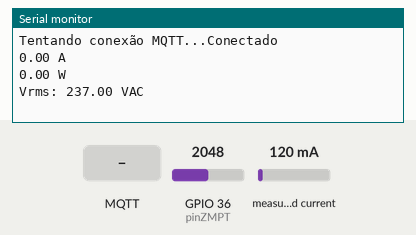
Recording of a sketch running on a simulated ESP32. Parts: the last lines printed to the serial monitor. Inputs (shaded band) come from the test bench; at power-on: GPIO 36 (pinZMPT) = 2048, measured current 120 mA (analog values on the 0–4095 scale). WiFi joins after 1.5 s; servers stay silent unless stated; no MQTT or app messages arrive unless stated.

Above: at 2.7 s.
2.8 s: MQTT message "1" arrives on the first subscribed topic
At 2.98 s:
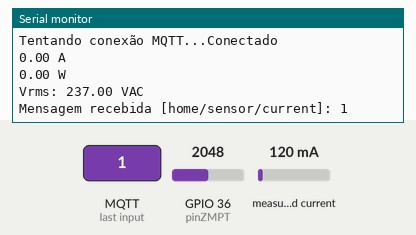
4.3 s: MQTT message "on" arrives on the first subscribed topic
At 5.54 s:
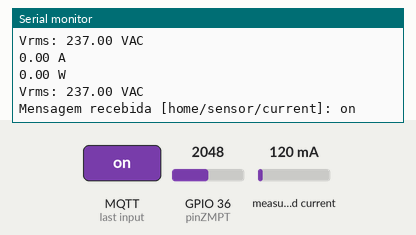
6.8 s: MQTT message "off" arrives on the first subscribed topic
At 8.1 s:
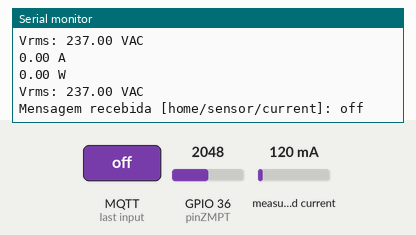
9.4 s: MQTT message "1" arrives on the second subscribed topic
At 10.66 s:
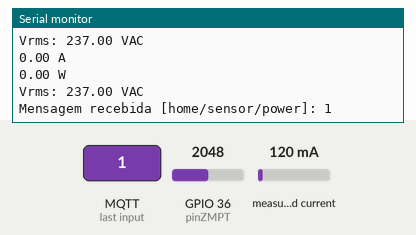
12.0 s: MQTT message "on" arrives on the second subscribed topic
At 13.22 s:
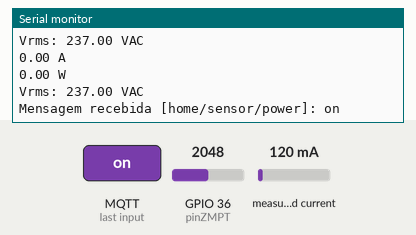
14.5 s: MQTT message "off" arrives on the second subscribed topic
At 15.78 s:
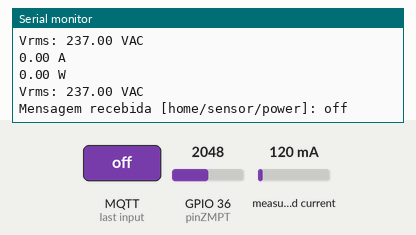

Measured:
- after the input at 2.8 s, the serial monitor: prints a new line at once (image 1)
- after the input at 4.3 s, the serial monitor: prints a new line after 1.1 s (image 2)
- after the input at 6.8 s, the serial monitor: prints a new line after 1.2 s (image 3)
- after the input at 9.4 s, the serial monitor: prints a new line after 1.1 s (image 4)
- after the input at 12.0 s, the serial monitor: prints a new line after 1.1 s (image 5)
- after the input at 14.5 s, the serial monitor: prints a new line after 1.1 s (image 6)

The sketch:

espsctzmptmqtt.ino
```cpp
#include <WiFiManager.h> // Biblioteca para gerenciar conexões Wi-Fi
#include <PubSubClient.h> // Biblioteca para gerenciar cliente MQTT
#include <WiFi.h> // Biblioteca para funcionalidades Wi-Fi no ESP32
#include <WiFiClientSecure.h> // Biblioteca para clientes Wi-Fi seguros (TLS)
#include <EmonLib.h> // Biblioteca para medições de energia

// Configurações do MQTT
const char* mqtt_server = "6a100913b4c6440fb83678b718a03f49.s1.eu.hivemq.cloud"; // Endereço do servidor MQTT
const int mqtt_port = 8883; // Porta do servidor MQTT
const char* mqtt_username = "amaral"; // Nome de usuário do MQTT
const char* mqtt_password = "22051978"; // Senha do MQTT
const char* mqtt_topic_current = "home/sensor/current"; // Tópico MQTT para corrente
const char* mqtt_topic_power = "home/sensor/power"; // Tópico MQTT para potência
const char* mqtt_topic_voltage = "home/sensor/voltage"; // Tópico MQTT para tensão

WiFiClientSecure espClient; // Usar WiFiClientSecure para TLS
PubSubClient client(espClient); // Cliente MQTT utilizando o cliente Wi-Fi seguro

WiFiManager wm; // Instância do WiFiManager para gerenciar conexões Wi-Fi

// Instâncias dos sensores
EnergyMonitor SCT013; // Instância do sensor de corrente

// Configurações dos pinos
const int pinSCT = 34; // Pino analógico conectado ao SCT-013 no ESP32
const int pinZMPT = 36; // Pino VP (ADC 36) no ESP32 para o ZMPT101B

// Configurações do sensor de corrente
const int tensao = 127; // Tensão da rede elétrica (Ajuste conforme necessário)
double potencia; // Variável para armazenar a potência

// Configurações do sensor de tensão
const int numReadings = 100; // Número de leituras para a média
int readings[numReadings]; // Array para armazenar leituras
int readIndex = 0; // Índice atual do array
unsigned long total = 0; // Soma das leituras
float smoothedValue = 0; // Valor suavizado
int adc_max1 = 4095; // Valor máximo do ADC encontrado
int adc_min1 = 1600; // Valor mínimo do ADC encontrado
float volt_multi = 250; // Multiplicador de tensão
float volt_multi_p; // Multiplicador positivo de tensão
float volt_multi_n; // Multiplicador negativo de tensão
float volt_rms1 = 0; // Variável para armazenar a tensão RMS

void setup() {
  Serial.begin(115200); // Inicializa o monitor serial com taxa de 115200

  // Configura o sensor de corrente
  SCT013.current(pinSCT, 6.0606); // Inicializa o sensor de corrente no pino 34 com o fator de calibração

  // Configura os multiplicadores do sensor de tensão
  volt_multi_p = volt_multi * 1.4142; // Ajusta o multiplicador positivo
  volt_multi_n = -volt_multi_p; // Ajusta o multiplicador negativo

  // Inicializa o array de leituras
  for (int i = 0; i < numReadings; i++) {
    readings[i] = 0; // Zera todas as leituras
  }

  // Configura WiFi usando WiFiManager
  if (!wm.autoConnect("Dispositivo EnerVision", "osmeninostcc123")) {
    Serial.println("Falha na conexão.");
    ESP.restart(); // Reinicia o ESP32 se a conexão falhar
  }

  // Configura cliente MQTT
  client.setServer(mqtt_server, mqtt_port); // Define o servidor e a porta MQTT
  client.setCallback(callback); // Define a função de callback para mensagens recebidas

  // Configura TLS
  espClient.setInsecure(); // Desabilita verificação de certificado para simplicidade

  // Conecta ao broker
  reconnect(); // Tenta conectar ao broker MQTT
}

void callback(char* topic, byte* payload, unsigned int length) {
  // Função de callback para mensagens recebidas
  Serial.print("Mensagem recebida [");
  Serial.print(topic);
  Serial.print("]: ");
  for (unsigned int i = 0; i < length; i++) {
    Serial.print((char)payload[i]);
  }
  Serial.println();
}

void reconnect() {
  // Loop até se reconectar ao MQTT
  while (!client.connected()) {
    Serial.print("Tentando conexão MQTT...");
    if (client.connect("ESP32Client", mqtt_username, mqtt_password)) {
      Serial.println("Conectado");
      client.subscribe(mqtt_topic_current);
      client.subscribe(mqtt_topic_power);
      client.subscribe(mqtt_topic_voltage);
    } else {
      Serial.print("Falha, rc=");
      Serial.print(client.state());
      Serial.println(" Tentando novamente em 5 segundos");
      delay(5000);
    }
  }
}

void loop() {
  if (!client.connected()) {
    reconnect(); // Reconnecta se a conexão MQTT for perdida
  }
  client.loop(); // Mantém a conexão MQTT ativa

  // Leitura da corrente (10 bits)
  analogReadResolution(10); // Define a resolução da leitura analógica para 10 bits
  double Irms = SCT013.calcIrms(1480); // Calcula o valor da corrente RMS

  // Ignorar leituras abaixo de 0,15A
  if (Irms < 0.15) {
    Irms = 0;
  }
  // Aplicar fator corretivo para valores entre 0,1 e 1 ampere
  else if (Irms > 0.1 && Irms < 1.0) {
    Irms = Irms * 2; // Ajuste o fator corretivo conforme necessário
  }

  potencia = Irms * tensao; // Calcula o valor da potência instantânea

  String current_message = String(Irms, 2) + " A"; // Cria a mensagem de corrente
  String power_message = String(potencia, 2) + " W"; // Cria a mensagem de potência

  Serial.println(current_message); // Imprime a corrente no monitor serial
  Serial.println(power_message); // Imprime a potência no monitor serial

  client.publish(mqtt_topic_current, current_message.c_str()); // Publica a corrente no tópico MQTT
  client.publish(mqtt_topic_power, power_message.c_str()); // Publica a potência no tópico MQTT

  // Leitura da tensão (12 bits)
  analogReadResolution(12); // Define a resolução da leitura analógica para 12 bits
  volt_rms1 = get_voltage(pinZMPT, adc_min1, adc_max1); // Calcula o valor da tensão RMS

  // Ajustar a leitura de tensão com base nas faixas de desvios observados
  if (volt_rms1 >= 100 && volt_rms1 <= 195) {
    volt_rms1 -= 25; // Subtrai 25V para leituras na faixa de 100V a 195V
  } else if (volt_rms1 >= 195 && volt_rms1 <= 250) {
    volt_rms1 += 10; // Acrescenta 10V para leituras na faixa de 195V a 250V
  }

  String voltage_message;
  if (volt_rms1 <= 100) {
    voltage_message = "0 VAC";
  } else {
    voltage_message = String(volt_rms1, 2) + " VAC";
  }
  Serial.print("Vrms: ");
  Serial.println(voltage_message);

  client.publish(mqtt_topic_voltage, voltage_message.c_str()); // Publica a tensão no tópico MQTT

  delay(1000); // Aguarda 1 segundo entre as leituras
}

float get_voltage(int aa, int bb, int cc) {
  float adc_sample;
  float volt_inst = 0;
  float sum = 0;
  float volt;
  long init_time = millis();
  int N = 0;

  while ((millis() - init_time) < 100) {
    adc_sample = analogRead(aa);
    volt_inst = map(adc_sample, bb, cc, volt_multi_n, volt_multi_p);
    sum += sq(volt_inst);
    readings[readIndex] = adc_sample; // Armazena a leitura
    readIndex = (readIndex + 1) % numReadings; // Atualiza o índice de leitura
    N++;
    delay(1);
  }
  volt = sqrt(sum / N);
  return volt;
}
```
